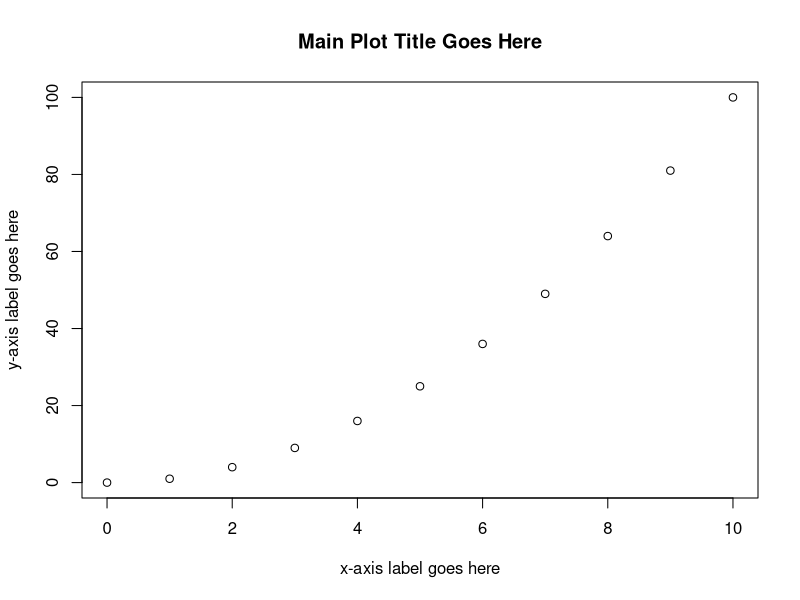
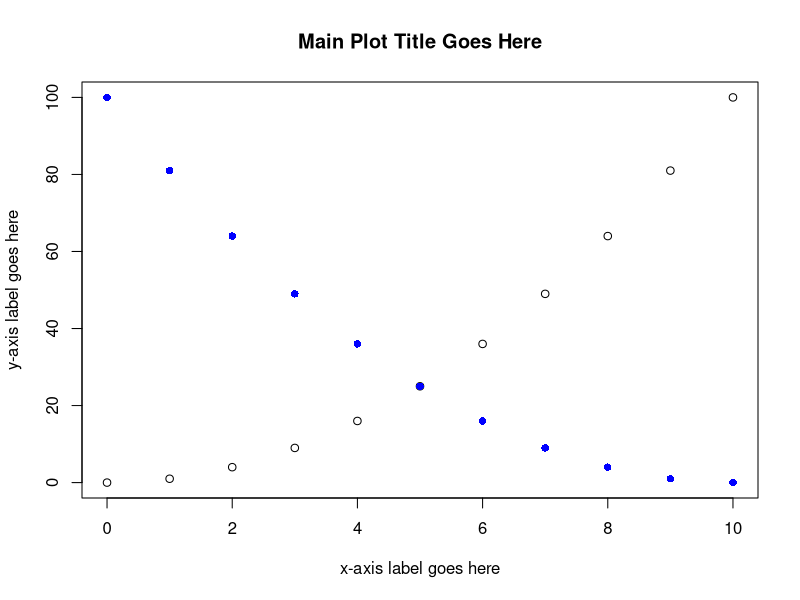
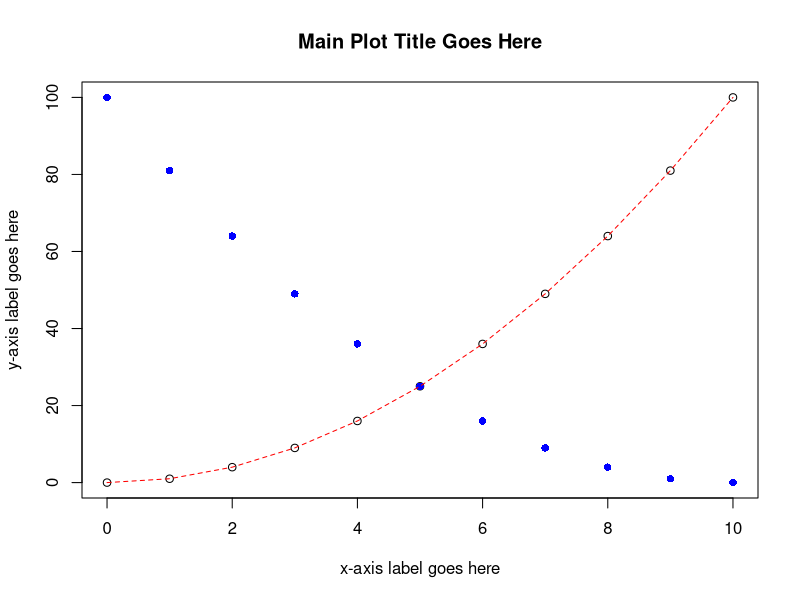
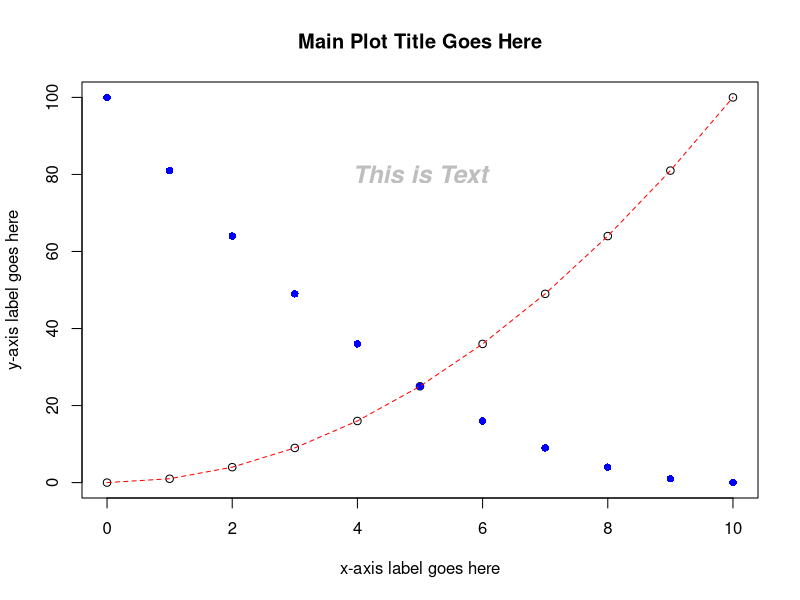
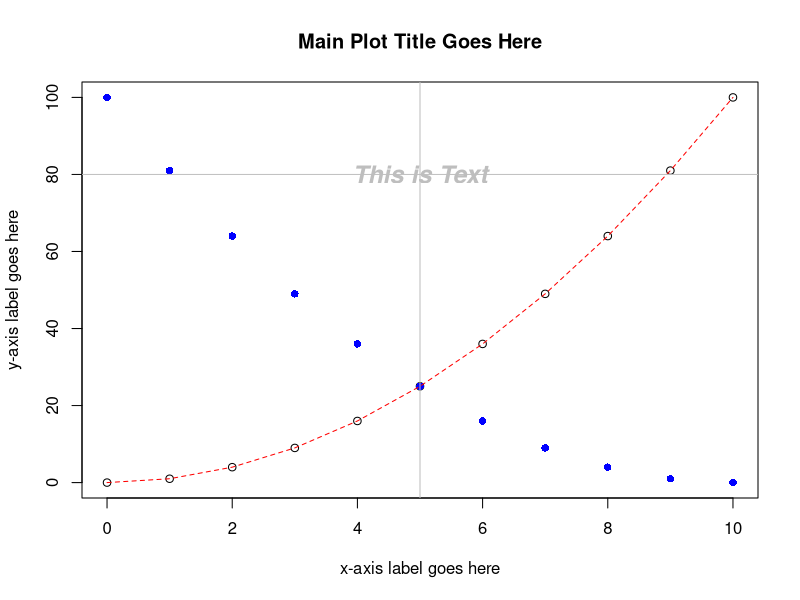
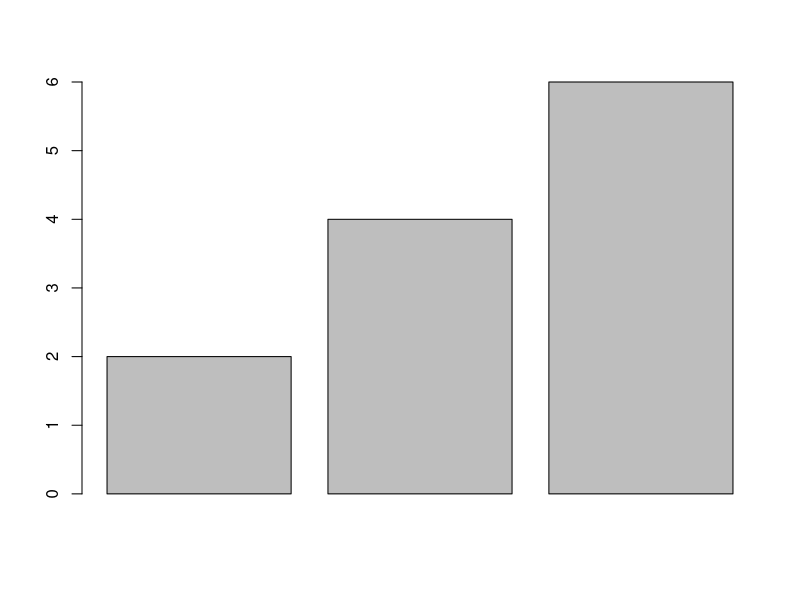
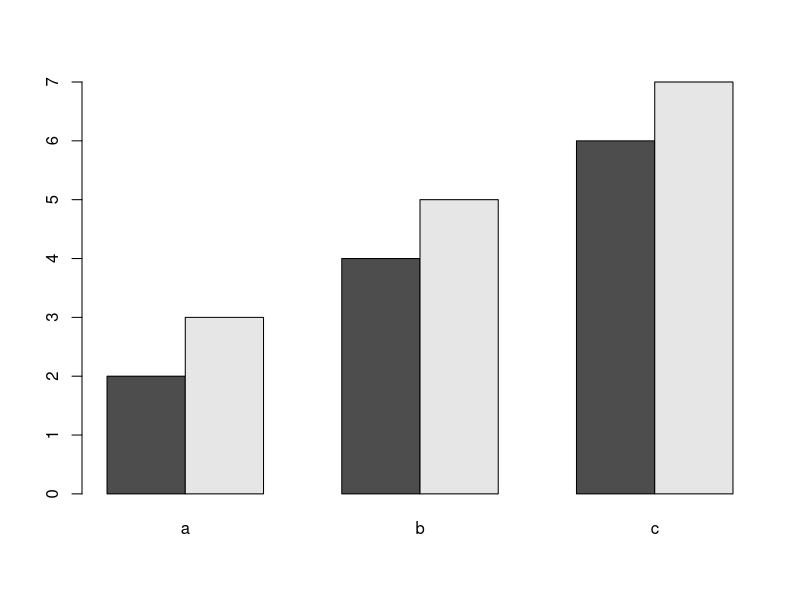

Reproduce these figures in R, in order. (Note: this script raises an error after producing the figures.)
## ---- chunk 1
rm(list = ls(all = T))
knitr::opts_chunk$set(fig.align = "center")
## ---- chunk 2
x = 0:10
y = x^2
plot(x = x, y = y,
     xlab = "x-axis label goes here",
     ylab = "y-axis label goes here",
     main = "Main Plot Title Goes Here")
## ---- chunk 3
pars = c("`xlab`", "`ylab`", "`main`", "`cex`", "`pch`", "`xlim`", "`ylim`", "`type`",
         "`lty`", "`lwd`", "`col`")

usage = c('`xlab = "X-AXIS"`', '`ylab = "Y-AXIS"`',
          '`main = "TITLE"`', '`cex = 1.5`', '`pch = 17`', 
          '`xlim = range(x)`', '`ylim = c(0,1)`',
          '`type = "l"`', '`lty = 2`', '`lwd = 2`', '`col = "blue"`')

desc = c("changes the x-axis label text",
         "changes the y-axis label text",
         "changes the main title text",
         "changes the size of symbols in the plotting region^[`cex` is a multiplier: `cex = 1.5` says make the points 1.5 times as large as they would be by default.]",
         "changes the symbol type^[There are approximately 20 different `pch` settings: `pch = 1` is empty circles, `pch = 16` is filled circles, etc.]",
         "changes the endpoints (limits) of the x-axis^[`xlim` and `ylim` both require a numeric vector of length 2 where neither of the elements may be an `NA`.]",
         "same as `xlim`, but for the y-axis",
         'changes the way points are connected by lines^[The default is points only, `type = "l"` is for lines only, `type = "o"` is for points connected with lines, and `type = "b"` is for points and lines but with a small amount of separation between them.]',
         'changes the line type^[`lty = 1` is solid, `lty = 2` is dashed, `lty = 3` is dotted, etc. You can also specific it like `lty = "solid"`, `lty = "dotted"`, or `lty = "dotdash"`.]', 
         "changes the line width^[works just like `cex`: `lwd = 3` codes for a line that is 3 times as thick as it would normally be]",
         "changes the color of plotted objects^[there is a whole host of colors you can pass R by name, run `colors()` to see for yourself]")
df = data.frame(Arg. = pars, Usage = usage, Description = desc)
# pander::pandoc.table(df, justify = "lll", split.cells = c("10%", "30%", "60%"))
knitr::kable(df,
             caption = "Several of the key arguments to high- and low-level plotting functions")
## ---- chunk 4
plot(x = x, y = y, xlab = "x-axis label goes here", ylab = "y-axis label goes here",
      main = "Main Plot Title Goes Here")
points(x = rev(x), y = y, col = "blue", pch = 16)
## ---- chunk 5
plot(x = x, y = y, xlab = "x-axis label goes here",
     ylab = "y-axis label goes here", main = "Main Plot Title Goes Here")
points(x = rev(x), y = y, col = "blue", pch = 16)
lines(x = x, y = y, lty = 2, col = "red")
## ---- chunk 6
plot(x = x, y = y, xlab = "x-axis label goes here", ylab = "y-axis label goes here",
      main = "Main Plot Title Goes Here")
points(x = rev(x), y = y, col = "blue", pch = 16)
lines(x = x, y = y, lty = 2, col = "red")
text(x = 5, y = 80, "This is Text", cex = 1.5, col = "grey", font = 4)
## ---- chunk 7
plot(x = x, y = y, xlab = "x-axis label goes here", ylab = "y-axis label goes here",
      main = "Main Plot Title Goes Here")
points(x = rev(x), y = y, col = "blue", pch = 16)
lines(x = x, y = y, lty = 2, col = "red")
text(x = 5, y = 80, "This is Text", cex = 1.5, col = "grey", font = 4)
abline(h = 80, col = "grey"); abline(v = 5, col = "grey")
## ---- chunk 8
x1 = c(2,4,6)
barplot(x1)
## ---- chunk 9
x2 = c(3,5,7)
x3 = rbind(x1, x2)

barplot(x3, names.arg = c("a", "b", "c"), beside = T)

## ---- chunk 10
dat = read.csv("Data/creel.csv")
summary(dat)
## ---- chunk 11
plot(x = dat$fishery, y = dat$hours)
## ---- chunk 12
hist(dat$hours[dat$fishery == "Tournament"])
## ---- chunk 13
# extract the hours for tournament anglers
t_hrs = dat$hours[dat$fishery == "Tournament"]

# create the bin endpoints
nbins = 20
breaks = seq(from = min(t_hrs), to = max(t_hrs), length = nbins + 1)
hist(t_hrs, breaks = breaks, main = "Tournament", col = "grey")
## ---- chunk 14
par(xaxs = "i", yaxs = "i")
hist(t_hrs, breaks = breaks, main = "Tournament", col = "grey")
## ---- chunk 15
par(mfrow = c(1,3))
hist(dat$hours[dat$fishery == "Tournament"], main = "Tourn")
hist(dat$hours[dat$fishery == "Non.Tournament"], main = "Non.Tourn")
hist(dat$hours[dat$fishery == "Harvest"], main = "Harvest")
## ---- chunk 16
barplot(x3, beside = T,names.arg = c("a", "b", "c"), col = c("skyblue2", "tomato2"))
legend("topleft", legend = c("Group 1", "Group 2"), fill = c("skyblue2", "tomato2"))
## ---- chunk 17
# 1) extract and sort the hours for two fisheries from fewest hours
t_hrs = sort(dat$hours[dat$fishery == "Tournament"])
n_hrs = sort(dat$hours[dat$fishery == "Non.Tournament"])

# 2) make the plot: plot for t_hrs only, but ensure xlim covers both groups

# set the margins: 
  # 4 lines of margin space on bottom and left,
  # 1 on top and right
par(mar = c(4,4,1,1))  
plot(x = t_hrs, y = 1:length(t_hrs),
     type = "o", lty = 2, xlim = range(c(t_hrs, n_hrs)),
     xlab = "Hours Fished/Year", ylab = "Rank within Fishery Samples",
     las = 1)  # las = 1 says "turn the y-axis tick labels to be horizontal"

# 3) add info for the other fishery
points(x = n_hrs, y = 1:length(n_hrs), type = "o", lty = 1, pch = 16)

# 4) add the legend
legend("topleft", legend = c("Tournament", "Non-Tournament"), 
       lty = c(2,1), pch = c(1, 16), bty = "n")
## ---- chunk 18
x_bar = tapply(dat$hours, dat$fishery, mean)
barplot(x_bar)
## ---- chunk 19
calc_se = function(x) {
  sqrt(sum((x - mean(x))^2)/(length(x)-1))/sqrt(length(x))
}
## ---- chunk 20
se = tapply(dat$hours, dat$fishery, calc_se)
## ---- chunk 21
lwr = x_bar - 1.96 * se
upr = x_bar + 1.96 * se
## ---- chunk 22
mp = barplot(x_bar, ylim = range(c(lwr, upr)))
arrows(x0 = mp, y0 = lwr, x1 = mp, y1 = upr, length = 0.1, angle = 90, code = 3)
